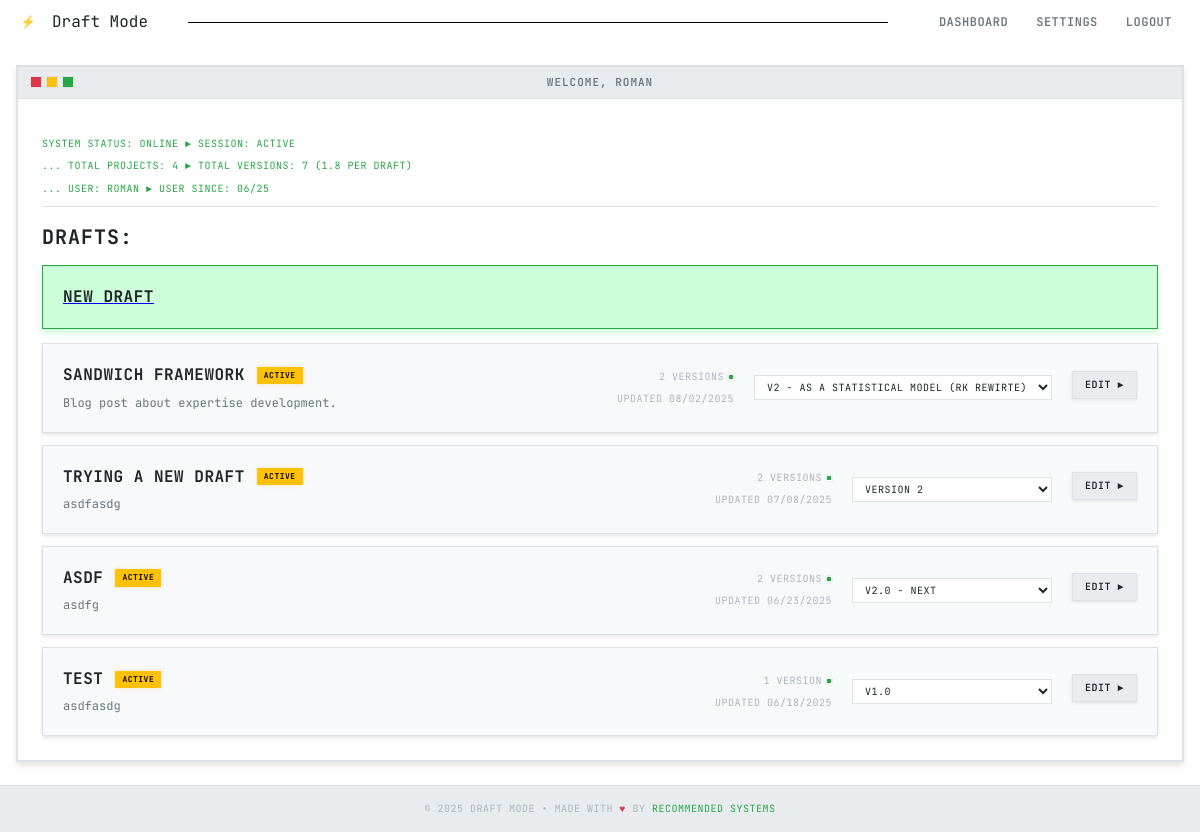
The page /dashboard (signed in) on the database as committed earlier.
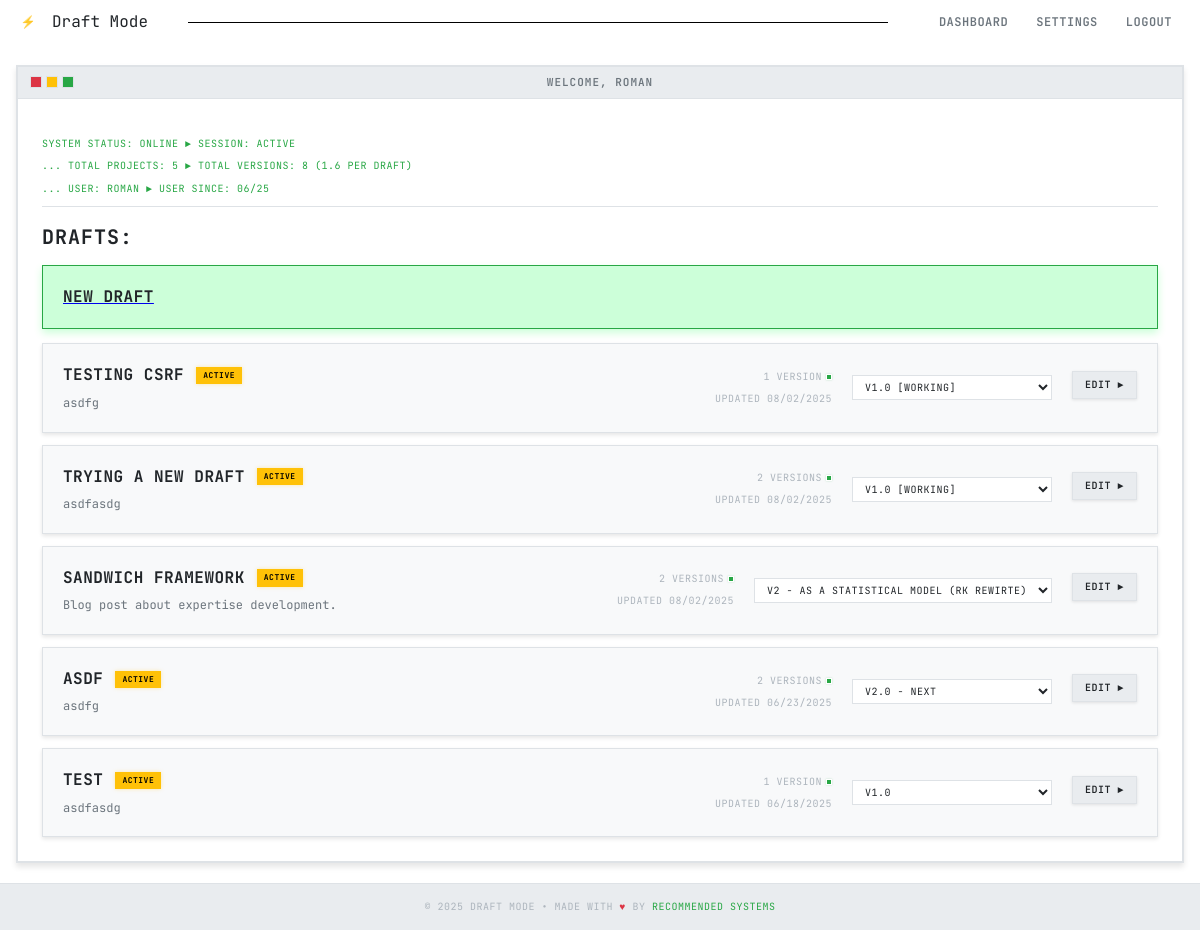
The same page on the database as committed later.
### models.py (models this page shows, shortened)
class User(db.Model):
    __tablename__ = 'users'
    id = db.Column(db.Integer, primary_key=True)
    name = db.Column(db.String(100), nullable=False)
    email = db.Column(db.String(120), unique=True, nullable=False, index=True)
    password_hash = db.Column(db.String(200), nullable=False)
    created_at = db.Column(db.DateTime, default=datetime.utcnow)
    updated_at = db.Column(db.DateTime, default=datetime.utcnow, onupdate=datetime.utcnow)
    blog_drafts = db.relationship('BlogDraft', backref='author', lazy=True, cascade='all, delete-orphan')
    @property
    def total_versions(self):
        return sum(len(draft.versions) for draft in self.blog_drafts)

class BlogDraft(db.Model):
    __tablename__ = 'blog_drafts'
    id = db.Column(db.Integer, primary_key=True)
    title = db.Column(db.String(200), nullable=False)
    description = db.Column(db.Text)
    user_id = db.Column(db.Integer, db.ForeignKey('users.id'), nullable=False)
    created_at = db.Column(db.DateTime, default=datetime.utcnow)
    updated_at = db.Column(db.DateTime, default=datetime.utcnow, onupdate=datetime.utcnow)
    versions = db.relationship('DraftVersion', backref='blog_draft', lazy=True, cascade='all, delete-orphan', order_by='DraftVersion.created_at.desc()')

### routes/main.py (the view)
@main_bp.route('/dashboard')
@login_required
def dashboard():
    user = get_current_user()
    drafts = BlogDraft.query.filter_by(user_id=user.id).order_by(BlogDraft.updated_at.desc()).all()
    return render_template('dashboard.html', user=user, drafts=drafts)

### templates/dashboard.html (shortened to what this page needs)
{% extends "base.html" %}
{% block window_title %}Welcome, {{ user.name }}{% endblock %}
{% block extra_css %}
<link rel="stylesheet" href="{{ url_for('static', filename='css/dashboard.css') }}">
{% endblock %}
{% block breadcrumb %}
<div class="breadcrumb">
    <span style="color: var(--accent-green); font-size: 10px; text-transform: uppercase; letter-spacing: 0.5px;">
        System Status: Online ► Session: Active <br>
        ... Total Projects: {{ drafts|length }} ► Total Versions: {% set total_versions = 0 %}
            {% for draft in drafts %}
                {% set total_versions = total_versions + draft.versions|length %}
            {% endfor %}
            {{ user.total_versions }}
            {% if drafts|length > 0 %}
                    ({{ "%.1f"|format(user.total_versions / drafts|length) }} per draft)
            {% endif %}<br>
        ... User: {{ user.name }} ► User Since: {{ user.created_at.strftime('%m/%y') }}
    </span>
</div>
{% endblock %}
{% block content %}
{% if drafts %}
<h2>DRAFTS:</h2>
    <div class="drafts-list">
        <a href="{{ url_for('drafts.create_draft') }}">
            <div class="draft-card active" style="background-color: rgba(0, 255, 65, 0.2);">
                <div class="draft-title">New Draft</div>
            </div>
        </a>
        {% for draft in drafts %}
        <div class="draft-card">
            <div class="draft-header">
                <div class="draft-title">
                    {{ draft.title }}
                    {% if draft.versions %}
                        {% set has_final = false %}
                        {% set has_review = false %}
                        {% set has_working = false %}
                        {% for version in draft.versions %}
                            {% if version.tag == 'final' %}
                                {% set has_final = true %}
                            {% elif version.tag == 'ready_for_review' %}
                                {% set has_review = true %}
                            {% elif version.tag == 'working' %}
                                {% set has_working = true %}
                            {% endif %}
                        {% endfor %}
                        {% if has_final %}
                            <span class="draft-status final">Final</span>
                        {% elif has_review %}
                            <span class="draft-status active" style="background: var(--accent-blue); box-shadow: 0 0 4px var(--accent-blue);">Review</span>
                        {% elif has_working %}
                            <span class="draft-status active" style="background: var(--accent-purple); box-shadow: 0 0 4px var(--accent-purple);">Working</span>
                        {% else %}
                            <span class="draft-status active">Active</span>
                        {% endif %}
                    {% else %}
                        <span class="draft-status empty">Empty</span>
                    {% endif %}
                </div>
                {% if draft.description %}
                    <div class="draft-description">{{ draft.description }}</div>
                {% else %}
                    <div class="draft-description" style="font-style: italic; color: var(--text-muted);">
                        No description provided
                    </div>
                {% endif %}
            </div>
            <div class="draft-meta">
                <div class="draft-versions">
                    <span>{{ draft.versions|length }} version{{ 's' if draft.versions|length != 1 else '' }}</span>
                    <div class="version-indicator"></div>
                </div>
                <div>Updated {{ draft.updated_at.strftime('%m/%d/%Y') }}</div>
            </div>
            <div class="draft-actions">
                {% if draft.versions|length > 0 %}
                    <select class="version-selector" onchange="editVersion({{ draft.id }}, this.value)">
                        {% for version in draft.versions %}
                            <option value="{{ version.id }}" {% if version.is_current %}selected{% endif %}>
                                {% if version.tag and version.tag != 'draft' %}
                                    {% if version.tag == 'final' %}
                                        {{ version.version_name }} [FINAL]
                                    {% elif version.tag == 'ready_for_review' %}
                                        {{ version.version_name }} [REVIEW]
                                    {% elif version.tag == 'working' %}
                                        {{ version.version_name }} [WORKING]
                                    {% else %}
                                        {{ version.version_name }}
                                    {% endif %}
                                {% else %}
                                    {{ version.version_name }}
                                {% endif %}
                            </option>
                        {% endfor %}
                    </select>
                {% endif %}
            </div>
            <div>
                <a href="{{ url_for('drafts.edit_draft', draft_id=draft.id) }}" class="btn edit-btn">
                    Edit ►
                </a>
            </div>
        </div>
        {% endfor %}
    </div>
{% else %}
    <div class="empty-state">
        <h3>No Drafts Found</h3>
        <p>Ready to start your first writing project?</p>
        <a href="{{ url_for("drafts.create_draft") }}" class="btn primary">Initialize First Draft</a>
    </div>
{% endif %}
{% endblock %}

### templates/base.html (shortened to what this page needs)
<!DOCTYPE html>
<html lang="en" data-theme="{{ session.get('theme', 'light') }}">
<head>
    <link rel="stylesheet" href="{{ url_for('static', filename='css/light-theme.css') }}">
    <link rel="stylesheet" href="{{ url_for('static', filename='css/base.css') }}">
    {% block extra_css %}{% endblock %}
</head>
<body>
    <nav class="top-nav">
        <div class="nav-container">
            <a href="{% if session.user_id %}{{ url_for('main.dashboard') }}{% else %}{{ url_for('main.index') }}{% endif %}" class="nav-brand">
                <div class="title-icon">⚡</div> Draft Mode
            </a>
            <div style="width:70%; display:flex;">
                <div style="height:1px; border-bottom:1px solid black; display:inline-flex; width:90%; margin: 0 auto;"></div>
            </div>
            <div class="nav-menu" id="navMenu">
                {% if session.user_id %}
                    <a href="{{ url_for('main.dashboard') }}" class="nav-link">Dashboard</a>
                    <a href="{{ url_for('settings.profile') }}" class="nav-link">Settings</a>
                    <a href="{{ url_for("auth.logout") }}" class="nav-link">Logout</a>
                {% else %}
                    <a href="{{ url_for("auth.login") }}" class="nav-link">Sign In</a>
                    <a href="{{ url_for("auth.signup") }}" class="nav-link primary">Sign Up</a>
                {% endif %}
            </div>
        </div>
    </nav>
    <div class="main-container">
        {% if request.endpoint != 'drafts.edit_draft' %}
        <div class="window">
            <div class="title-bar">
                <div class="window-controls">
                    <div class="window-control close"></div>
                    <div class="window-control minimize"></div>
                    <div class="window-control maximize"></div>
                </div>
                <div class="window-title">{% block window_title %}Draft Mode{% endblock %}</div>
            </div>
            <div class="content">
                {% block breadcrumb %}{% endblock %}
                {% block content %}{% endblock %}
            </div>
        </div>
        {% else %}
        {% block breadcrumb_editor %}{% endblock %}
        {% include 'partials/flash_messages.html' %}
        {% block editor_content %}{% endblock %}
        {% endif %}
    </div>
    <footer class="footer">
        <div>
            © 2025 Draft Mode • Made with <span class="footer-heart">♥</span> by
            <a href="#" target="_blank">Recommended Systems</a>
        </div>
    </footer>
</body>
</html>

### static/css/light-theme.css (style rules this page uses)
:root { --bg-primary: #ffffff; --bg-secondary: #f8f9fa; --bg-tertiary: #e9ecef; --text-primary: #212529; --text-secondary: #6c757d; --text-muted: #adb5bd; --border-primary: #dee2e6; --border-secondary: #ced4da; --accent-green: #28a745; --accent-red: #dc3545; --accent-yellow: #ffc107; --accent-blue: #007bff; --accent-purple: #6f42c1; --pixel-size: 2px; --glow-primary: 0 0 10px rgba(40, 167, 69, 0.3); --glow-secondary: 0 0 5px rgba(0, 123, 255, 0.3); --scan-lines: #ffffff; }
[data-theme="light"] .btn { background: var(--bg-tertiary); border: 1px solid var(--border-primary); color: var(--text-primary); box-shadow: 0 1px 3px rgba(0, 0, 0, 0.1); }
[data-theme="light"] .top-nav { background: var(--white); }
[data-theme="light"] .nav-link { color: var(--text-secondary); }
[data-theme="light"] input, [data-theme="light"] textarea, [data-theme="light"] select { background: #ffffff; border: 1px solid var(--border-primary); color: var(--text-primary); }
[data-theme="light"] .window { background: var(--bg-secondary); border: 2px solid var(--border-primary); box-shadow: inset 0 0 0 1px var(--border-secondary), 0 4px 6px rgba(0, 0, 0, 0.1); }
[data-theme="light"] .title-bar { background: var(--bg-tertiary); border-bottom: 1px solid var(--border-primary); }
[data-theme="light"] .content { background: var(--bg-primary); }
[data-theme="light"] .draft-card { background: var(--bg-secondary); border: 1px solid var(--border-primary); box-shadow: 0 2px 4px rgba(0, 0, 0, 0.1); }
[data-theme="light"] .draft-status.active { background: var(--accent-yellow); color: #000000; border-color: var(--accent-yellow); box-shadow: 0 0 4px rgba(255, 193, 7, 0.3); }
[data-theme="light"] .footer { background: var(--bg-tertiary); border-top: 1px solid var(--border-primary); }
[data-theme="light"] .breadcrumb { border-bottom: 1px solid var(--border-primary); }
[data-theme="light"] .version-indicator { background: var(--accent-green); border: 1px solid var(--bg-primary); box-shadow: 0 0 2px rgba(40, 167, 69, 0.3); }
[data-theme="light"] body { background-image: var(--scan-lines); }
[data-theme="light"] h1, [data-theme="light"] h2, [data-theme="light"] h3, [data-theme="light"] h4, [data-theme="light"] h5, [data-theme="light"] h6 { text-shadow: none; }

Rows that differ between the two databases and show on the page:
added BlogDraft: title "TESTING CSRF", description "asdfg", versions|length "1", updated_at "08/02/2025", value "v1.0 [WORKING]"
changed BlogDraft "TRYING A NEW DRAFT": updated_at "07/08/2025" → "08/02/2025"; value "Version 2" → "v1.0 [WORKING]"; moves up the list
Other text that changed with them:
{{ drafts|length }}: "4" → "5"
{{ user.total_versions }}: "7" → "8"
{{ "%.1f"|format(user.total_versions / drafts|length) }}: "1.8" → "1.6"
